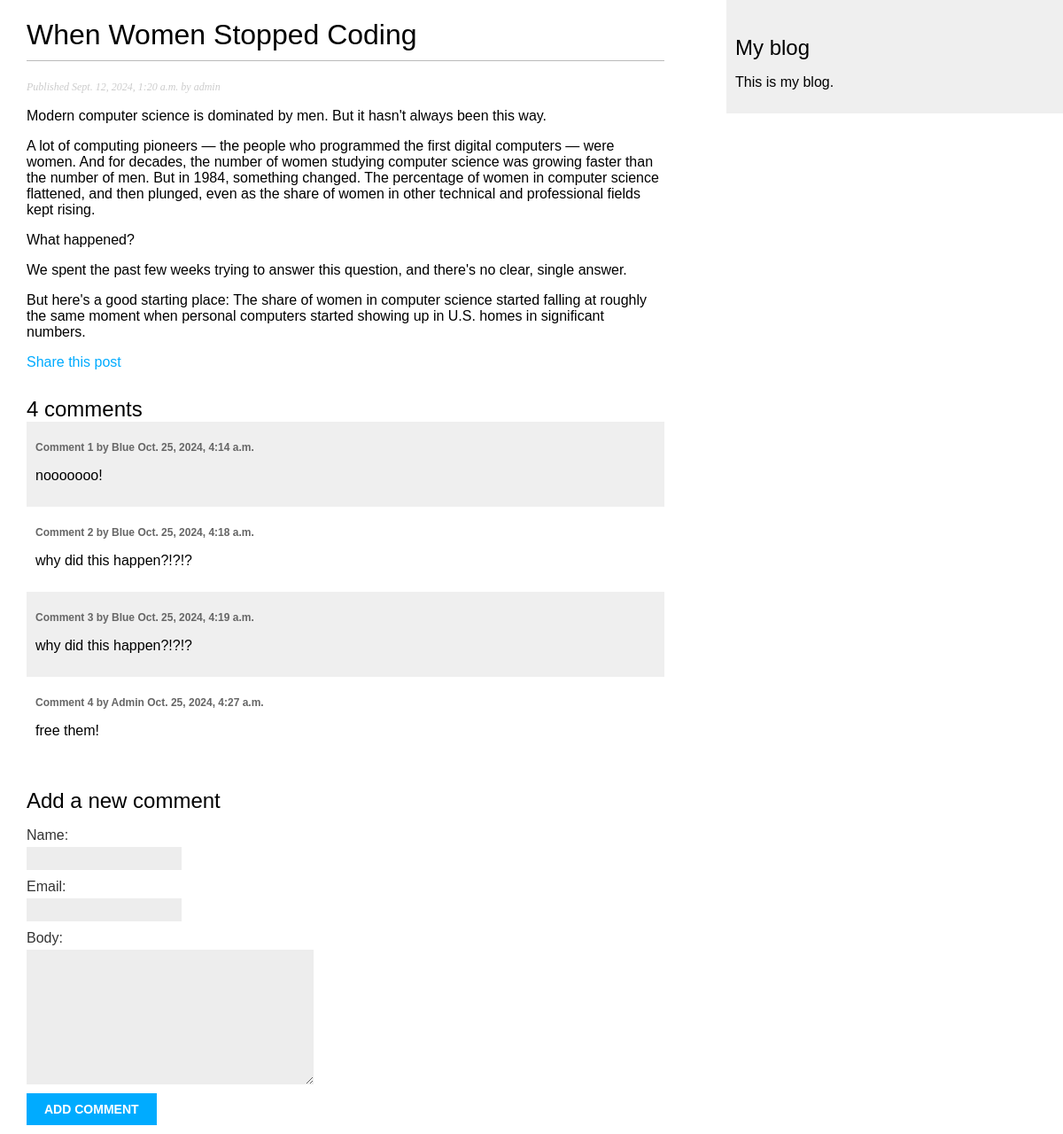
/blog/2024/9/12/when-women-stopped-coding/, run on the app's committed database.
### blog/models.py (models this page shows, shortened)
class Post(models.Model):
    class Status(models.TextChoices):
        DRAFT = 'DF', 'Draft'
        PUBLISHED = 'PB', 'Published'
    title = models.CharField(max_length=250)
    slug = models.SlugField(max_length=250,
                            unique_for_date='publish')
    author = models.ForeignKey(User,
                                on_delete=models.CASCADE,
                                related_name='blog_posts',)
    body = models.TextField()
    publish = models.DateTimeField(default=timezone.now)
    created = models.DateTimeField(auto_now_add=True)
    updated = models.DateTimeField(auto_now=True)
    status = models.CharField(max_length=2,
                            choices=Status.choices,
                            default=Status.DRAFT)
    objects = models.Manager() #default manager.if none specified its selected automatically
    published = PublishedManager() #custom manager
    date = DateManager() #custom manager
    class Meta:
        ordering = ['-publish']
        indexes = [
            models.Index(fields=['-publish']),  #index publish field
        ]

class Comment(models.Model):
    post = models.ForeignKey(Post,
                             on_delete=models.CASCADE,
                             related_name='comments')
    name = models.CharField(max_length=80)
    email = models.EmailField()
    body = models.TextField()
    created = models.DateTimeField(auto_now_add=True)
    updated = models.DateTimeField(auto_now=True)
    active = models.BooleanField(default=True)
    class Meta:
        ordering = ['created']
        indexes = [models.Index(fields = ['created']),]

### blog/views.py (the view)
# urls.py: path('<int:year>/<int:month>/<int:day>/<slug:post>/', views.post_detail, name='post_detail'),
def post_detail(request, year, month, day, post):
    post = get_object_or_404(Post,
                             status=Post.Status.PUBLISHED,
                             slug=post,
                             publish__year=year,
                             publish__month=month,
                             publish__day=day)
    comments=post.comments.filter(active=True)
    form=CommentForm()
    return render(request,
                  'blog/post/detail.html',
                  {'post':post,
                   'comments':comments,
                   'form':form},)

### blog/forms.py
class CommentForm(forms.ModelForm):
    class Meta:
        model = Comment
        fields = ['name','email','body']

### blog/templates/blog/post/detail.html (shortened to what this page needs)
{% extends "blog/base.html" %}
{% block content %}
  <h1> {{ post.title }} </h1>
    <p class="date">
      Published {{ post.publish }} by {{ post.author }}
    </p>
  {{ post.body|linebreaks }}
  <p>
    <a href="{% url 'blog:post_share' post.id %}">
      Share this post
    </a>
  </p>
  {% with comments.count as total_comments %}
    <h2>
      {{total_comments}} comment{{total_comments|pluralize}}
    </h2>
  {% endwith %}
  {% for comment in comments %}
    <div class="comment">
      <p class="info">
        Comment {{forloop.counter}} by {{comment.name}}
        {{comment.created}}
      </p>
      {{comment.body|linebreaks}}
    </div>
  {% empty %}
    <p> There are no comments. </p>
  {% endfor %}
  {% include "blog/post/includes/comment_form.html" %}
{% endblock %}

### blog/static/css/blog.css (style rules this page uses)
body { margin:0; padding:0; font-family:helvetica, sans-serif; }
a { color:#00abff; text-decoration:none; }
h1 { font-weight:normal; border-bottom:1px solid #bbb; padding:0 0 10px 0; }
h2 { font-weight:normal; margin:30px 0 0; }
p.date { color:#ccc; font-family: georgia, serif; font-size: 12px; font-style: italic; }
label { float:left; clear:both; color:#333; margin-bottom:4px; }
input, textarea { clear:both; float:left; margin:0 0 10px; background:#ededed; border:0; padding:6px 10px; font-size:12px; }
.comment { padding:10px; }
.comment:nth-child(even) { background:#efefef; }
.comment .info { font-weight:bold; font-size:12px; color:#666; }

### data on the page
Post: title "When Women Stopped Coding", publish "Sept. 12, 2024, 1:20 a.m.", author "admin", body "Modern computer science is dominated by men. But it hasn't always been this way. A lot of computing pioneers — the people who programmed the first digital computers — were women. And for decades, the number of women studying computer science was growing faster than the number of men. But in 1984, something changed. The percentage of women in computer science flattened, and then plunged, even as the share of women in other technical and professional fields kept rising. What happened? We spent the past few weeks trying to answer this question, and there's no clear, single answer. But here's a good starting place: The share of women in computer science started falling at roughly the same…"
Comment: name "Blue", created "Oct. 25, 2024, 4:14 a.m.", body "nooooooo!"
Comment: name "Blue", created "Oct. 25, 2024, 4:18 a.m.", body "why did this happen?!?!?"
Comment: name "Blue", created "Oct. 25, 2024, 4:19 a.m.", body "why did this happen?!?!?"
Comment: name "Admin", created "Oct. 25, 2024, 4:27 a.m.", body "free them!"

### other printed values
{{ total_comments }} "4"
